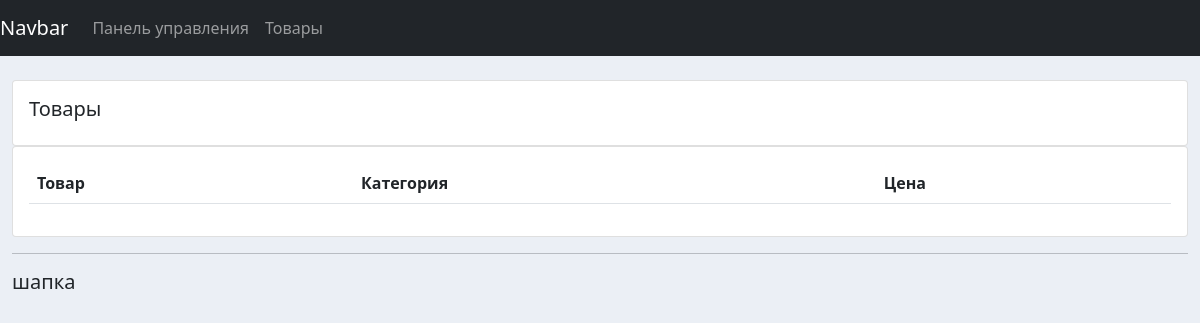
The app's page /products, older data.
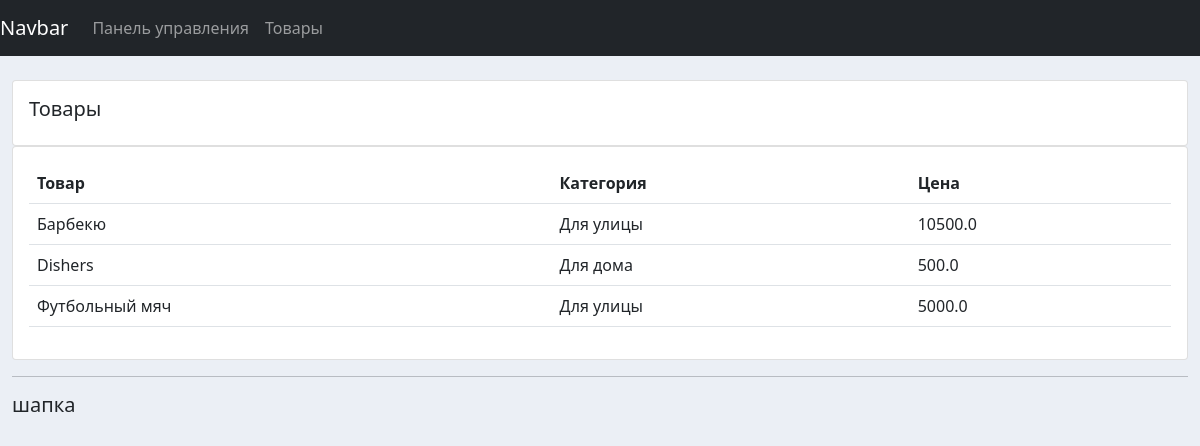
The same page, newer data.
### accounts/models.py (models this page shows, shortened)
class Pruduct(models.Model):
    CATEGORY = (
        ('Для дома', 'Для дома'),
        ('Для улицы', 'Для улицы'),
    )
    name = models.CharField(max_length=200, null = True, verbose_name = 'Наименования')
    price = models.FloatField(null = True, verbose_name = 'Цена')
    category = models.CharField(max_length=200, null = True, choices = CATEGORY, verbose_name = 'Категория')
    description = models.CharField(max_length=200, null = True, verbose_name = 'Описание', blank = True)
    date_created = models.DateTimeField(auto_now_add=True, null = True, verbose_name = 'Дата')
    tags = models.ManyToManyField(Tag)
    class Meta:
        verbose_name_plural = 'Продукция'
        verbose_name = 'Продукция'

### accounts/views.py (the view)
# urls.py: path('products', products, name = 'products'),
def products(request):
    products = Pruduct.objects.all()
    return render(request, 'accounts/products.html', {'products':products})

### accounts/templates/accounts/products.html
{% extends "accounts/base.html" %}
{% block content %}
<br>
<div class="row">
    <div class="col-md">
        <div class="card card-body">
            <h5>Товары</h5>
        </div>
        <div class="card card-body">
            <table class="table">
                <tr>
                    <th>Товар</th>
                    <th>Категория</th>
                    <th>Цена</th>
                </tr>
                {% for i in products %}
                    <tr>
                    <td>{{ i.name }}</td>
                    <td>{{ i.category }}</td>
                    <td>{{ i.price }}</td>
                    </tr>
                {% endfor %}
            </table>
        </div>
    </div>
</div
{% endblock content %}

Row changes from the older to the newer data that the page shows:
added Pruduct: name "Барбекю", category "Для улицы", price "10500.0"
added Pruduct: name "Dishers", category "Для дома", price "500.0"
added Pruduct: name "Футбольный мяч", category "Для улицы", price "5000.0"
